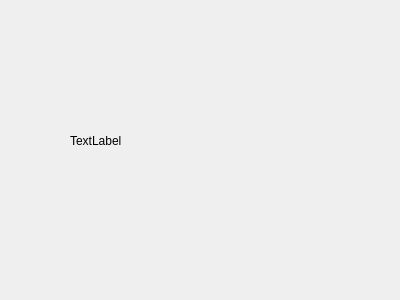
<?xml version="1.0" encoding="UTF-8"?>
<ui version="4.0">
 <class>WelcomeDialog</class>
 <widget class="QDialog" name="WelcomeDialog">
  <property name="geometry">
   <rect>
    <x>0</x>
    <y>0</y>
    <width>400</width>
    <height>300</height>
   </rect>
  </property>
  <property name="windowTitle">
   <string>Dialog</string>
  </property>
  <widget class="QLabel" name="_tip">
   <property name="geometry">
    <rect>
     <x>70</x>
     <y>120</y>
     <width>261</width>
     <height>41</height>
    </rect>
   </property>
   <property name="text">
    <string>TextLabel</string>
   </property>
  </widget>
 </widget>
 <resources/>
 <connections/>
</ui>
